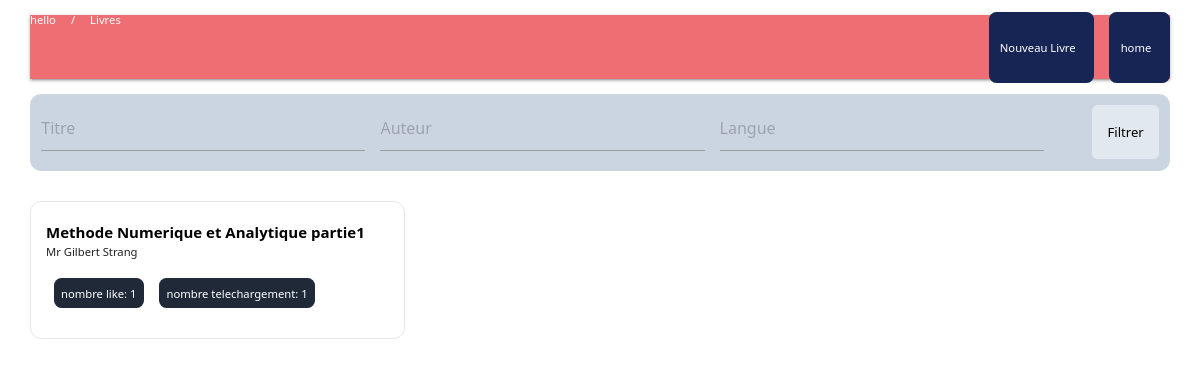
The page /science/list_revue_admin/ (signed in) on the database its author committed.
### science/models.py (models this page shows, shortened)
class Revue(models.Model):
    titre = models.CharField(max_length=300)
    summary = models.TextField()
    authors = models.CharField(max_length=500, default='')
    introduction = models.TextField()
    methodology  = models.TextField()
    result  = models.TextField()
    Conclusion  = models.TextField()
    bibliography  = models.TextField()
    thanks  = models.TextField()
    conflict  = models.TextField()
    declarations  = models.TextField()
    file = models.FileField(upload_to='revue_files/', default='')
    likes_revue = models.ManyToManyField(User, related_name='like_revu', default='None', blank='True')
    like_count_revu = models.BigIntegerField(default='0')
    download_count = models.PositiveIntegerField(default=0)

### science/views.py (the view)
# urls.py: path('list_revue_admin/', list_revue_admin, name='list_revue_admin'),
@login_required
def list_revue_admin(request):
    revue = Revue.objects.all()
    context = {'revue': revue}
    return render(request, 'science/list_revue_admin.html', context)

### templates/science/list_revue_admin.html (shortened to what this page needs)
{% extends 'base/base.html' %}
{% load static %}
{% block content %}
<div class="px-8 pb-8 w-full max-w-[1350px] mx-auto">
    <nav
      class="mx-auto my-4 flex flex-row justify-between items-center gap-4 text-xs w-full max-w-[1350px]"
    >
      <div class="flex gap-4">
        <a
          class="hover:text-green-300 transition ease-in duration-300"
          href=""
          >
          hello<i class="fa-solid fa-house"></i>
        </a>
        /
        <a
          class="hover:text-green-400 transition ease-in duration-300"
          href=""
          >Livres</a
        >
      </div>
      <div class="flex space-x-4">
          <a href="" class="px-3 py-2 bg-blue-950 text-xs text-white hover:text-green-300 flex items-center rounded-lg transition duration-300 ease-in">Nouveau Livre</a>
          <a href="{% url 'home' %}" class="px-3 py-2 bg-blue-950 text-xs text-white hover:text-green-300 flex items-center rounded-lg transition duration-300 ease-in">home</a>
      </div>
    </nav>
    <section id="books" class="w-full flex flex-col xl:flex-row gap-8 text-left">
      <div class="text-sm flex flex-col xl:w-[300px] gap-3 xl:fixed z-30">
        <form
          action=""
          class="p-3 w-full bg-slate-300 rounded-xl flex xl:flex-col gap-4"
        >
          <input
            placeholder="Titre"
            name="query"
            type="text"
            class="px-4 py-2 rounded-md text-sm focus:bg-sky-100 w-full"
          />
          <input
            placeholder="Auteur"
            name="query"
            type="text"
            class="px-4 py-2 rounded-md text-sm focus:bg-sky-100 w-full"
          />
          <input
            placeholder="Langue"
            name="query"
            type="text"
            class="px-4 py-2 rounded-md text-sm focus:bg-sky-100 w-full"
          />
          <div class="flex gap-3">
            <a
              href=""
              class="px-3 py-2 rounded-lg text-sm text-black hover:text-white hover:bg-blue-950 transition duration-300 ease-in"
            >
            </a>
            <button
              class="px-4 py-2 w-full bg-slate-200 text-black hover:bg-green-200 rounded-md transition duration-300 ease-in"
              type="submit"
            >
              Filtrer
            </button>
          </div>
        </form>
      </div>
      <div class="xl:ml-80 w-full mx-auto">
        {% if not revue %}
            <div class="p-20 bg-white w-fit rounded-md flex-col text-center text-black m-auto">
                <i class="fa-solid fa-book text-blue-950 text-7xl"></i>
                <p class="mt-2 p-2 rounded-md text-md text-center">
                    Aucune Revue disponible
                </p>
            </div>
        {% else %}
            <div class="grid grid-cols-1 md:grid-cols-2 lg:grid-cols-3 gap-2">
                {% for obj in revue %}
                {% include 'science/revue_card_admin.html' %}
                {% endfor %}
            </div>
        {% endif %}
      </div>
    </section>
  </div>
{% endblock %}

### templates/science/revue_card_admin.html (shortened to what this page needs)
{% load static %}
<div
  class="relative flex flex-col bg-white border hover:shadow-md rounded-xl transition duration-300 ease-in-out overflow-hidden group"
>
  <a href="{% url 'science:details_revue_admin' obj.id  %}">
    <div class="mt-2 p-4 flex flex-col gap-1 justify-between">
      <h4 class="text-black text-md font-bold">{{obj.titre}}</h4>
      <p class="text-xs">{{obj.authors}}</p>
      <div class="flex">
        <span class="my-4 bg-gray-800 text-white text-xs py-2 px-2 mx-2 rounded-lg hover:bg-blue-600 transition" id="like_count">nombre like: {{ obj.likes_revue.count }}</span>
        <span class="my-4 bg-gray-800 text-white text-xs py-2 px-2 mx-2 rounded-lg hover:bg-blue-600 transition" id="like_count">nombre telechargement: {{ obj.download_count }}</span>
      </div>
    </div>
  </a>
</div>

### rows shown on the page
Revue: titre "Methode Numerique et Analytique partie1", authors "Mr Gilbert Strang", likes_revue.count "1", download_count "1"
